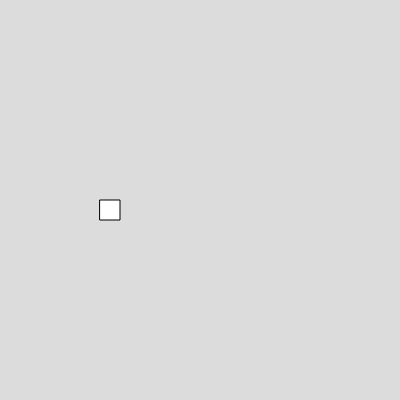
Frame 1 (no input)
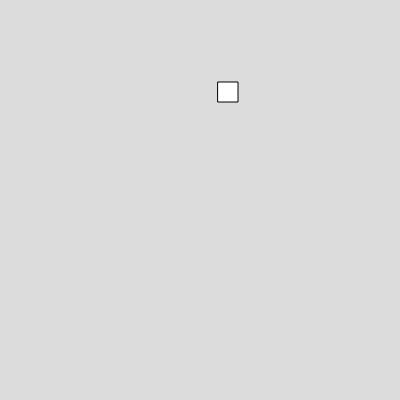
Frame 60 (no input)
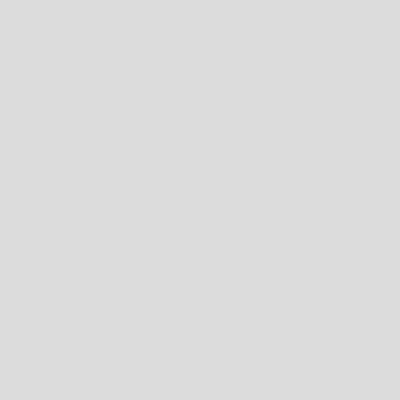
Frame 120 (the mouse pressed at the canvas centre since frame 60)

The p5.js sketch that drew these frames (run headless with seeded random() and noise() and a simulated clock; from frame 60 on, the mouse is pressed at the canvas centre):

// p5.js sketch
// ── sketch.js
var box
function setup() 
{
  createCanvas(400, 400)
  box= new Box(100,200,20,20,2,-2);
}

function draw() 
{
  background(220);
box.show();
box.move();
}


// ── box.js
class Box
  {
    constructor(x,y,w,h,vx,vy)
    {
      this.x =x;
      this.y =y;
      this.w =w;
      this.h = h;
      this.vx = vx;
      this.vy = vy ;
    }
    
    show()
    {
      rect(this.x,this.y,this.w,this.h)
    }
    
    move()
    { 
      this.x = this.x+this.vx;
      this.y = this.y+this.vy;
    }

  }

  
